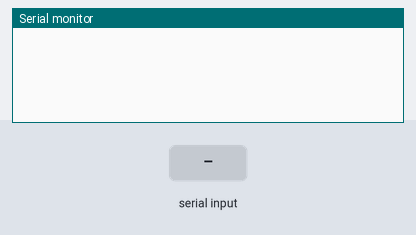
The sketch below on a simulated Arduino Uno, built with avr-gcc and run on an emulated ATmega328P. On the bench: the last lines printed to the serial monitor. The inputs (shaded band) are chosen by the test bench.

Above: at 1.2 s.
1.3 s: "90,45\n" received over the second serial link
At 1.7 s:
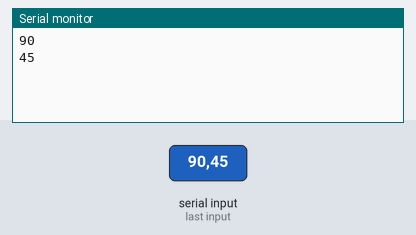
2.8 s: "30,150\n" received over the second serial link
At 4.6 s:
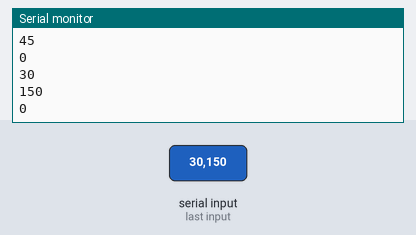
Timing chart, 0 to 6.1 s (numbered marks = the images above; inputs shaded):
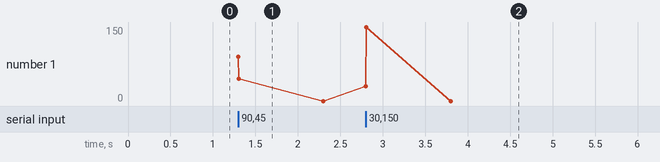

The sketch:

bluetoothTest.ino
```cpp
// (licence header left out)
#include <SoftwareSerial.h>

int bluetoothTx = 9;  // TX-O pin of bluetooth mate
int bluetoothRx = 10;  // RX-I pin of bluetooth mate

SoftwareSerial bluetooth(bluetoothTx, bluetoothRx);

void setup()
{
  Serial.begin(9600); // Begin the serial monitor at 9600bps

// bluetooth.begin(115200); // The Bluetooth Mate defaults to 115200bps
// bluetooth.print("$"); // Print three times individually
// bluetooth.print("$");
// bluetooth.print("$"); // Enter command mode
// delay(100); // Short delay, wait for the Mate to send back CMD
// bluetooth.println("U,57.6,N"); // Temporarily Change the baudrate to 9600, no parity
// // 115200 can be too fast at times for NewSoftSerial to relay the data reliably
 bluetooth.begin(57600); // Start bluetooth serial at 9600
}

void loop()
{
//  TEST IF CAN SEND DATA
//  bluetooth.write("0\n");
//  bluetooth.write("1\n");
//  delay(100);

  if(bluetooth.available())  // If the bluetooth sent any characters
  {
    // Send any characters the bluetooth prints to the serial monitor
    Serial.println(bluetooth.parseInt());
  }

}
```

Measured:
- after the input at 1.3 s, the serial monitor: prints a new line at once (image 1)
- after the input at 2.8 s, the serial monitor: prints a new line at once (image 2)
